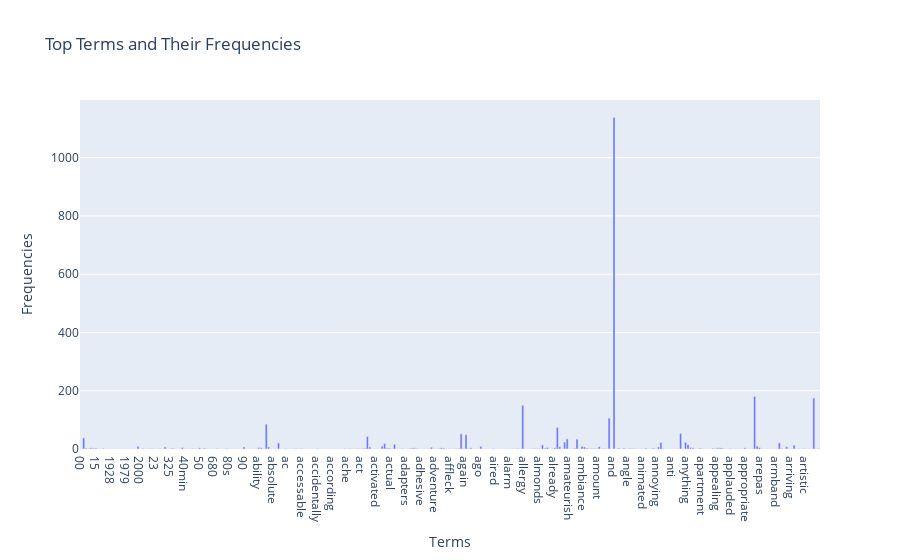

Notebook code cell kept with this figure:
### Code cell
# Answer here
# Calculate term frequencies directly from the X_counts matrix
term_frequencies = np.asarray(X_counts.sum(axis=0)).flatten()

# Create a DataFrame for the top terms and their frequencies
limit = 300  # Change this to the desired number of top terms
df = pd.DataFrame({
    "Terms": count_vect.get_feature_names_out()[:limit],
    "Frequencies": term_frequencies[:limit]
})

# Create an interactive bar chart
fig = px.bar(df, x="Terms", y="Frequencies", title="Top Terms and Their Frequencies")
fig.update_xaxes(title="Terms")
fig.update_yaxes(title="Frequencies")

# Show the interactive plot
fig.show()

### Figure 1 — Plotly figure (JSON) as saved in the notebook; plotly's stock layout.template omitted (floating-point values rounded to 4 significant figures; data arrays with more than 128 entries replaced by an {"elided": "..."} marker saying what was removed)
{"data": [{"alignmentgroup": "True", "hovertemplate": "Terms=%{x}<br>Frequencies=%{y}<extra></extra>", "legendgroup": "", "marker": {"color": "#636efa", "pattern": {"shape": ""}}, "name": "", "offsetgroup": "", "orientation": "v", "showlegend": false, "textposition": "auto", "type": "bar", "x": {"elided": "300 str values"}, "xaxis": "x", "y": {"elided": "300 int values"}, "yaxis": "y"}], "layout": {"barmode": "relative", "legend": {"tracegroupgap": 0}, "title": {"text": "Top Terms and Their Frequencies"}, "xaxis": {"anchor": "y", "domain": [0, 1], "title": {"text": "Terms"}}, "yaxis": {"anchor": "x", "domain": [0, 1], "title": {"text": "Frequencies"}}}}
